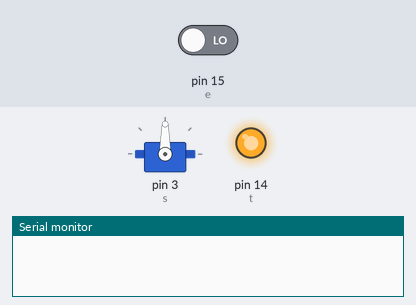
Recording of a sketch running on a simulated Arduino Uno, built with avr-gcc and run on an emulated ATmega328P. On the bench: servo, output pins drawn as LEDs (lit = HIGH), the last lines printed to the serial monitor. The inputs (shaded band) are chosen by the test bench; at power-on: pin 15 (e) LOW.

Above: at 0.1 s.
At 10.76 s:
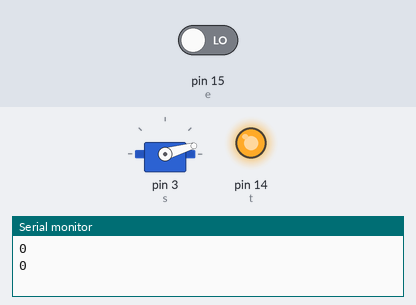
At 18.56 s:
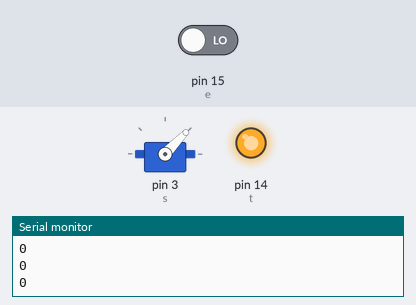
At 35.3 s:
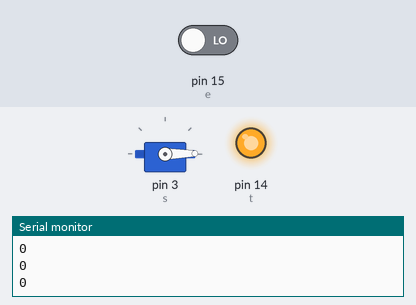
Timing chart, 0 to 36.8 s (numbered marks = the images above):
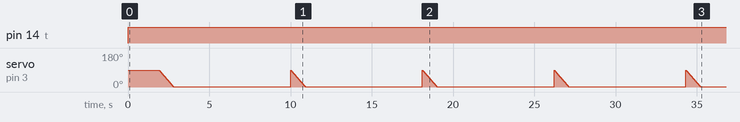

Measured:
- by itself, pin 14 (t): LOW → HIGH at 0.00 s
- by itself, servo on pin 3 (s): ramps from 90° to 1° and jumps back, once every 8.1 s

The sketch:

newer_improved.ino
```cpp
#include <Servo.h>


int rmp = 10;
int rmn = 11;
int lmp = 5;
int lmn = 6;
int i;
int e = 15, t = 14;
Servo s;

void setup() {

  pinMode(t, OUTPUT);
  pinMode(e, INPUT); // put your setup code here, to run once:
  Serial.begin(9600);
  s.attach(3);
}

void loop() {

  digitalWrite(t, HIGH);
  delayMicroseconds(5);
  digitalWrite(t, LOW);
  delayMicroseconds(2);
  digitalWrite(t, HIGH);
  int p = pulseIn(e, HIGH);

  int q = p * 0.017;
  Serial.println(q);

  if (q > 5)
  { digitalWrite(rmp, HIGH);

    digitalWrite(rmn, LOW);
    digitalWrite(lmp, LOW);
    digitalWrite(lmn, HIGH);
  }

  else
  { digitalWrite(rmp, LOW);
    digitalWrite(rmn, LOW);
    digitalWrite(lmp, LOW);
    digitalWrite(lmn, LOW);
    delay(900);
    for(i=90;i>0;i--)
    {s.write(i);
     delay(10);
    }
     delay(900);


    digitalWrite(t, HIGH);
    delayMicroseconds(5);
    digitalWrite(t, LOW);
    delayMicroseconds(2);
    digitalWrite(t, HIGH);
    p = pulseIn(e, HIGH);

    q = p * 0.017;
    delay(900);
    if(q<5)
    {digitalWrite(rmp, LOW);
    digitalWrite(rmn, HIGH);
    digitalWrite(lmp, HIGH);
    digitalWrite(lmn, LOW);
    delay(1000);
    digitalWrite(rmp, HIGH);
    digitalWrite(rmn, LOW);
    digitalWrite(lmp, HIGH);
    digitalWrite(lmn, LOW);
    delay(1500);}

    else
    {digitalWrite(rmp, LOW);
    digitalWrite(rmn, HIGH);
    digitalWrite(lmp, HIGH);
    digitalWrite(lmn, LOW);
    delay(1000);
   digitalWrite(rmp, LOW);
    digitalWrite(rmn, HIGH);
    digitalWrite(lmp, LOW);
    digitalWrite(lmn, HIGH);
    delay(500);}


  }


  // put your main code here, to run repeatedly:

}
```
